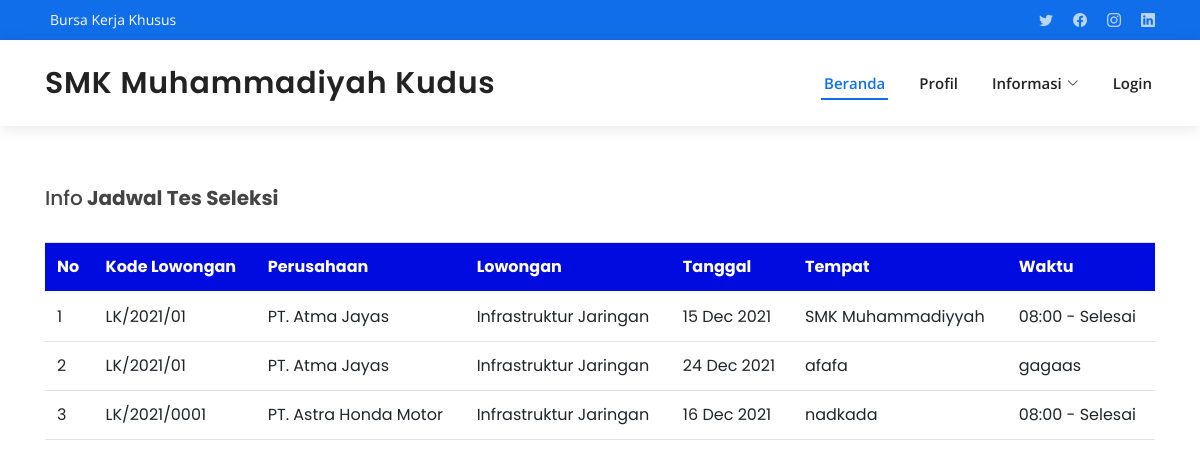
Screenshot of /?page=test with the database file from the repository.
### tables this page shows
CREATE TABLE `jadwal` (
  `idJadwal` int(11) NOT NULL,
  `idLoker` int(3) NOT NULL,
  `tempat` varchar(50) NOT NULL,
  `tglSeleksi` date NOT NULL,
  `waktu` varchar(30) NOT NULL,
  `keterangan` text NOT NULL,
  `tglInput` datetime NOT NULL,
  `usrInput` int(2) NOT NULL
);

CREATE TABLE `lowongan` (
  `idLowongan` int(11) NOT NULL,
  `noLoker` varchar(20) NOT NULL,
  `perusahaan` varchar(40) NOT NULL,
  `nmLoker` varchar(30) NOT NULL,
  `jekel` enum('Pria','Wanita','Keduanya') NOT NULL,
  `file` varchar(70) NOT NULL,
  `keterangan` text NOT NULL,
  `sumber` varchar(50) NOT NULL,
  `batas` date NOT NULL,
  `status` int(2) NOT NULL COMMENT '1 u/ tangguhkan\r\n2 u/ publish\r\n3 u/ arsip',
  `tglInput` datetime NOT NULL,
  `usrInput` int(2) NOT NULL
);

### koneksi.php (called while the page is built, shortened)
<?php
$con = mysqli_connect(HOST, USER, PASS, DB) or die('Unable to Connect');
function getDateTest()
{
  global $con;
  $sql = "SELECT a.*, b.noLoker, b.perusahaan, b.nmLoker FROM jadwal a, lowongan b WHERE a.idLoker=b.idLowongan AND b.status='2' AND a.tglSeleksi >= 'CURRENT_DATE()'";
  $query = mysqli_query($con, $sql);
  return $query;
}

### landing/test.php (the view, shortened to what this page needs)
<body>
  <section style="font-family: Poppins">
    <div class="container">
      <div class="span4">
        <h5>Info<strong> Jadwal Tes Seleksi</strong></h5>
      </div>
    </div>
    <br>
    <div class="container" >
    <table class="table">
  <thead bgcolor="light-blue" style="color: white;">
    <tr>
      <th scope="col">No</th>
      <th scope="col">Kode Lowongan</th>
      <th scope="col">Perusahaan</th>
      <th scope="col">Lowongan</th>
      <th scope="col">Tanggal </th>
      <th scope="col">Tempat</th>
      <th scope="col">Waktu</th>
    </tr>
  </thead>
  <tbody>
  <?php
        include_once("koneksi.php");
        $no=1;
        $dt = getDateTest();
        foreach ($dt as $key => $data) {
    ?>
                    <tr>
                      <td scope="row"><?php echo $no; ?></td>
                      <td><?php echo $data['noLoker']; ?></td>
                      <td><?php echo $data['perusahaan']; ?></td>
                      <td><?php echo $data['nmLoker']; ?></td>
                      <td><?php echo date("d M Y", strtotime($data['tglSeleksi'])); ?></td>
                      <td><?php echo $data['tempat']; ?></td>
                      <td><?php echo $data['waktu']; ?></td>
                    </tr>
                    <?php
        $no++;
        }
    ?>
  </tbody>
</table>
    </div>
  </section>
</body>
</html>

### assets/css/style.css (style rules this page uses)
body { font-family: "Open Sans", sans-serif; color: #444444; }
h1, h2, h3, h4, h5, h6 { font-family: "Poppins", sans-serif; }
section { padding: 60px 0; overflow: hidden; }

### rows the page displays
jadwal: lowongan.noLoker "LK/2021/01", lowongan.perusahaan "PT. Atma Jayas", lowongan.nmLoker "Infrastruktur Jaringan", tglSeleksi "15 Dec 2021", tempat "SMK Muhammadiyyah", waktu "08:00 - Selesai"
jadwal: lowongan.noLoker "LK/2021/01", lowongan.perusahaan "PT. Atma Jayas", lowongan.nmLoker "Infrastruktur Jaringan", tglSeleksi "24 Dec 2021", tempat "afafa", waktu "gagaas"
jadwal: lowongan.noLoker "LK/2021/0001", lowongan.perusahaan "PT. Astra Honda Motor", lowongan.nmLoker "Infrastruktur Jaringan", tglSeleksi "16 Dec 2021", tempat "nadkada", waktu "08:00 - Selesai"
